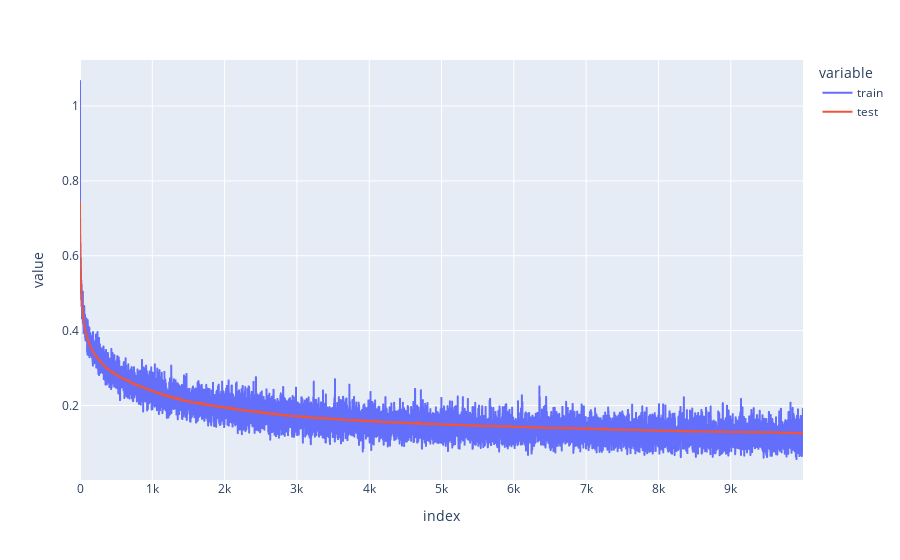

Here is the notebook cell this chart was saved with:
### Code cell
px.line(
    costs
)

### Figure 1 — Plotly figure (JSON) as saved in the notebook; plotly's stock layout.template omitted (floating-point values rounded to 4 significant figures; data arrays with more than 128 entries replaced by an {"elided": "..."} marker saying what was removed)
{"data": [{"hovertemplate": "variable=train<br>index=%{x}<br>value=%{y}<extra></extra>", "legendgroup": "train", "line": {"color": "#636efa", "dash": "solid"}, "marker": {"symbol": "circle"}, "mode": "lines", "name": "train", "showlegend": true, "type": "scattergl", "x": {"elided": "10000 int values"}, "xaxis": "x", "y": {"elided": "10000 float values"}, "yaxis": "y"}, {"hovertemplate": "variable=test<br>index=%{x}<br>value=%{y}<extra></extra>", "legendgroup": "test", "line": {"color": "#EF553B", "dash": "solid"}, "marker": {"symbol": "circle"}, "mode": "lines", "name": "test", "showlegend": true, "type": "scattergl", "x": {"elided": "10000 int values"}, "xaxis": "x", "y": {"elided": "10000 float values"}, "yaxis": "y"}], "layout": {"legend": {"title": {"text": "variable"}, "tracegroupgap": 0}, "margin": {"t": 60}, "xaxis": {"anchor": "y", "domain": [0, 1], "title": {"text": "index"}}, "yaxis": {"anchor": "x", "domain": [0, 1], "title": {"text": "value"}}}}
